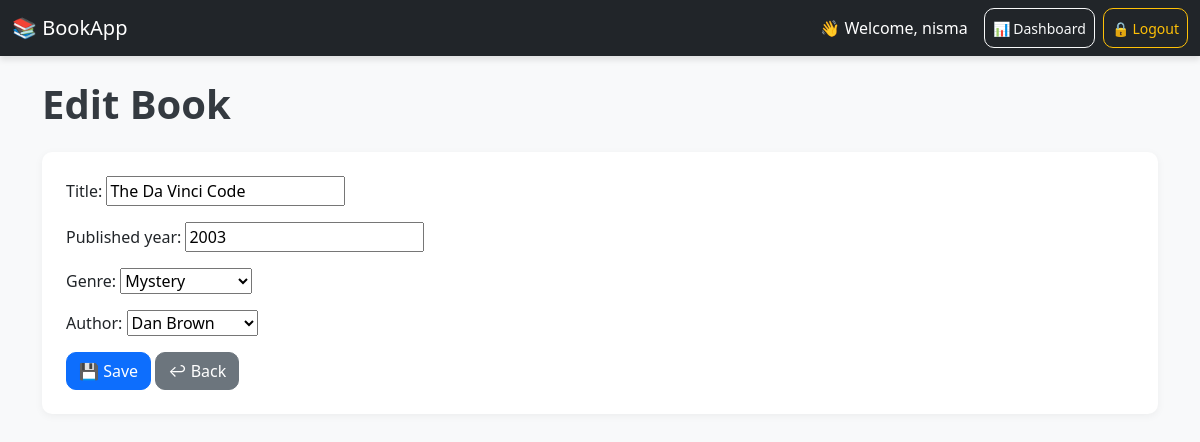
The page /app/book/edit/1/ (signed in) on the database its author committed.
### app/models.py (models this page shows, shortened)
class Book(models.Model):
    GENRE_CHOICES = [
        ('Fiction', 'Fiction'),
        ('Non-Fiction', 'Non-Fiction'),
        ('Sci-Fi', 'Science Fiction'),
        ('Mystery', 'Mystery'),
        ('Romance', 'Romance'),
        ('Biography', 'Biography'),
    ]
    title = models.CharField(max_length=200)
    published_year = models.IntegerField()
    genre = models.CharField(max_length=50, choices=GENRE_CHOICES)
    author = models.ForeignKey(Author, on_delete=models.CASCADE, related_name='books')
    available = models.BooleanField(default=True)  # ✅ This line is mandatory

### app/views.py (the view)
# urls.py: path('book/edit/<int:pk>/', user_passes_test(is_librarian)(views.book_update), name='book_edit'),
@user_passes_test(is_librarian)
def book_update(request, pk):
    book = get_object_or_404(Book, pk=pk)
    if request.method == 'POST':
        form = BookForm(request.POST, instance=book)
        if form.is_valid():
            form.save()
            return redirect('book_list')
    else:
        form = BookForm(instance=book)
    return render(request, 'book_form.html', {'form': form})

### app/forms.py
class BookForm(forms.ModelForm):
    class Meta:
        model = Book
        fields = ['title', 'published_year', 'genre', 'author']

### app/models.py (called while the page is built)
    def __str__(self):
        return self.name

### app/urls.py (called while the page is built)
def is_librarian(user):
    return user.groups.filter(name='Librarian').exists()

### app/views.py (called while the page is built)
def is_librarian(user):
    return user.groups.filter(name='Librarian').exists()

### app/templates/book_form.html (shortened to what this page needs)
{% extends 'base.html' %}
{% block content %}
<h1 class="mb-4">{% if form.instance.pk %}Edit Book{% else %}Add Book{% endif %}</h1>
<div class="card p-4">
  <form method="post">
    <div class="mb-3">{{ form.title.label_tag }} {{ form.title }}</div>
    <div class="mb-3">{{ form.published_year.label_tag }} {{ form.published_year }}</div>
    <div class="mb-3">{{ form.genre.label_tag }} {{ form.genre }}</div>
    <div class="mb-3">{{ form.author.label_tag }} {{ form.author }}</div>
    <button type="submit" class="btn btn-primary">💾 Save</button>
    <a href="{% url 'book_list' %}" class="btn btn-secondary">↩ Back</a>
  </form>
</div>
{% endblock %}

### app/templates/base.html (shortened to what this page needs)
<!DOCTYPE html>
<html lang="en">
<head>
  <link href="https://cdn.jsdelivr.net/npm/bootstrap@5.3.0/dist/css/bootstrap.min.css" rel="stylesheet">
</head>
<body>
  <nav class="navbar navbar-expand-lg navbar-dark bg-dark mb-4">
    <div class="container-fluid">
      <a class="navbar-brand" href="{% url 'book_list' %}">📚 BookApp</a>
      <div class="d-flex ms-auto">
        {% if user.is_authenticated %}
          <span class="navbar-text text-white me-3">
            👋 Welcome, {{ user.username }}
          </span>
          {% if user.groups.all.0.name == "Librarian" %}
            <a href="{% url 'dashboard' %}" class="btn btn-outline-light btn-sm me-2 d-flex align-items-center justify-content-center">
              📊 Dashboard
            </a>
          {% endif %}
          <a href="{% url 'logout' %}" class="btn btn-outline-warning btn-sm d-flex align-items-center justify-content-center">
            🔒 Logout
          </a>
        {% else %}
          <a href="{% url 'login' %}" class="btn btn-outline-light btn-sm">Login</a>
        {% endif %}
      </div>
    </div>
  </nav>
  <div class="container">
    {% block content %}{% endblock %}
  </div>
</body>
</html>

### app/templates/base.html (style rules this page uses)
body { background: #f8f9fa; }
.navbar { box-shadow: 0 4px 6px rgba(0, 0, 0, 0.1); }
h1 { font-weight: bold; color: #343a40; }
.card { box-shadow: 0 2px 8px rgba(0, 0, 0, 0.05); border: none; border-radius: 10px; }
.btn { border-radius: 10px; }

### rows shown on the page
Book: title "The Da Vinci Code", published_year "2003", genre "Mystery", author "Dan Brown"

### other values the page prints
{{ user.username }} "nisma"
